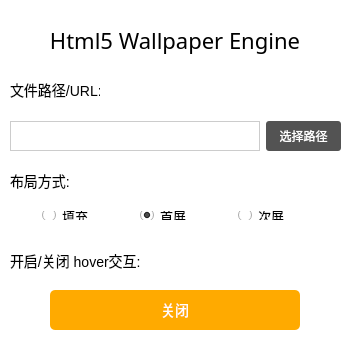
<?xml version="1.0" encoding="UTF-8"?>
<ui version="4.0">
 <class>Wallpaper</class>
 <widget class="QMainWindow" name="Wallpaper">
  <property name="geometry">
   <rect>
    <x>0</x>
    <y>0</y>
    <width>350</width>
    <height>360</height>
   </rect>
  </property>
  <property name="minimumSize">
   <size>
    <width>350</width>
    <height>360</height>
   </size>
  </property>
  <property name="maximumSize">
   <size>
    <width>350</width>
    <height>360</height>
   </size>
  </property>
  <property name="focusPolicy">
   <enum>Qt::NoFocus</enum>
  </property>
  <property name="windowTitle">
   <string>Wallpaper</string>
  </property>
  <property name="windowIcon">
   <iconset resource="icon.qrc">
    <normaloff>:/images/icon.png</normaloff>:/images/icon.png</iconset>
  </property>
  <property name="styleSheet">
   <string notr="true">background-color:rgb(255, 255, 255);padding:0px;margin:0px;border:none;</string>
  </property>
  <property name="inputMethodHints">
   <set>Qt::ImhNone</set>
  </property>
  <widget class="QWidget" name="centralWidget">
   <widget class="QPushButton" name="hoverButton">
    <property name="geometry">
     <rect>
      <x>50</x>
      <y>290</y>
      <width>250</width>
      <height>40</height>
     </rect>
    </property>
    <property name="minimumSize">
     <size>
      <width>250</width>
      <height>40</height>
     </size>
    </property>
    <property name="styleSheet">
     <string notr="true">background-color:rgb(255, 170, 0);color:white;border-radius:5px;border:none;font-size:14px;</string>
    </property>
    <property name="text">
     <string>关闭</string>
    </property>
   </widget>
   <widget class="QWidget" name="layoutWidget">
    <property name="geometry">
     <rect>
      <x>10</x>
      <y>110</y>
      <width>331</width>
      <height>41</height>
     </rect>
    </property>
    <layout class="QHBoxLayout" name="horizontalLayout">
     <property name="leftMargin">
      <number>0</number>
     </property>
     <property name="rightMargin">
      <number>0</number>
     </property>
     <item>
      <widget class="QLineEdit" name="filePath">
       <property name="minimumSize">
        <size>
         <width>100</width>
         <height>30</height>
        </size>
       </property>
       <property name="maximumSize">
        <size>
         <width>250</width>
         <height>30</height>
        </size>
       </property>
       <property name="styleSheet">
        <string notr="true">border:1px solid #ccc;</string>
       </property>
      </widget>
     </item>
     <item>
      <widget class="QPushButton" name="path_button">
       <property name="minimumSize">
        <size>
         <width>0</width>
         <height>30</height>
        </size>
       </property>
       <property name="maximumSize">
        <size>
         <width>80</width>
         <height>30</height>
        </size>
       </property>
       <property name="styleSheet">
        <string notr="true">background-color:rgb(83, 83, 83);border-radius:3px;color:white;font-size:12px;font-family:&quot;微软雅黑&quot;;</string>
       </property>
       <property name="text">
        <string>选择路径</string>
       </property>
      </widget>
     </item>
    </layout>
   </widget>
   <widget class="QLabel" name="label">
    <property name="geometry">
     <rect>
      <x>0</x>
      <y>10</y>
      <width>350</width>
      <height>60</height>
     </rect>
    </property>
    <property name="maximumSize">
     <size>
      <width>350</width>
      <height>60</height>
     </size>
    </property>
    <property name="font">
     <font>
      <family>微软雅黑</family>
      <pointsize>-1</pointsize>
     </font>
    </property>
    <property name="layoutDirection">
     <enum>Qt::LeftToRight</enum>
    </property>
    <property name="autoFillBackground">
     <bool>false</bool>
    </property>
    <property name="styleSheet">
     <string notr="true">font-size:22px;font-family:&quot;微软雅黑&quot;;</string>
    </property>
    <property name="text">
     <string>Html5 Wallpaper Engine</string>
    </property>
    <property name="alignment">
     <set>Qt::AlignCenter</set>
    </property>
   </widget>
   <widget class="QLabel" name="label_2">
    <property name="geometry">
     <rect>
      <x>10</x>
      <y>80</y>
      <width>90</width>
      <height>20</height>
     </rect>
    </property>
    <property name="font">
     <font>
      <pointsize>-1</pointsize>
     </font>
    </property>
    <property name="styleSheet">
     <string notr="true">font-size:14px;</string>
    </property>
    <property name="text">
     <string>文件路径/URL:</string>
    </property>
   </widget>
   <widget class="QLabel" name="label_3">
    <property name="geometry">
     <rect>
      <x>10</x>
      <y>170</y>
      <width>91</width>
      <height>21</height>
     </rect>
    </property>
    <property name="styleSheet">
     <string notr="true">font-size:14px;</string>
    </property>
    <property name="text">
     <string>布局方式:</string>
    </property>
   </widget>
   <widget class="QWidget" name="layoutWidget">
    <property name="geometry">
     <rect>
      <x>10</x>
      <y>200</y>
      <width>321</width>
      <height>31</height>
     </rect>
    </property>
    <layout class="QHBoxLayout" name="horizontalLayout_3">
     <property name="leftMargin">
      <number>0</number>
     </property>
     <property name="rightMargin">
      <number>0</number>
     </property>
     <item>
      <widget class="QRadioButton" name="fillButton">
       <property name="maximumSize">
        <size>
         <width>60</width>
         <height>30</height>
        </size>
       </property>
       <property name="font">
        <font>
         <pointsize>10</pointsize>
        </font>
       </property>
       <property name="toolTipDuration">
        <number>1</number>
       </property>
       <property name="text">
        <string>填充</string>
       </property>
      </widget>
     </item>
     <item>
      <widget class="QRadioButton" name="firstButton">
       <property name="enabled">
        <bool>true</bool>
       </property>
       <property name="maximumSize">
        <size>
         <width>60</width>
         <height>30</height>
        </size>
       </property>
       <property name="font">
        <font>
         <pointsize>10</pointsize>
        </font>
       </property>
       <property name="text">
        <string>首屏</string>
       </property>
       <property name="checked">
        <bool>true</bool>
       </property>
      </widget>
     </item>
     <item>
      <widget class="QRadioButton" name="secondButton">
       <property name="maximumSize">
        <size>
         <width>60</width>
         <height>30</height>
        </size>
       </property>
       <property name="font">
        <font>
         <pointsize>10</pointsize>
        </font>
       </property>
       <property name="text">
        <string>次屏</string>
       </property>
      </widget>
     </item>
    </layout>
   </widget>
   <widget class="QLabel" name="label_4">
    <property name="geometry">
     <rect>
      <x>10</x>
      <y>250</y>
      <width>161</width>
      <height>21</height>
     </rect>
    </property>
    <property name="styleSheet">
     <string notr="true">font-size:14px;</string>
    </property>
    <property name="text">
     <string>开启/关闭 hover交互:</string>
    </property>
   </widget>
  </widget>
 </widget>
 <layoutdefault spacing="6" margin="11"/>
 <resources>
  <include location="icon.qrc"/>
 </resources>
 <connections/>
 <slots>
  <slot>chooseHtmlPath()</slot>
  <slot>createBackground()</slot>
  <slot>on_path_changed()</slot>
 </slots>
</ui>
